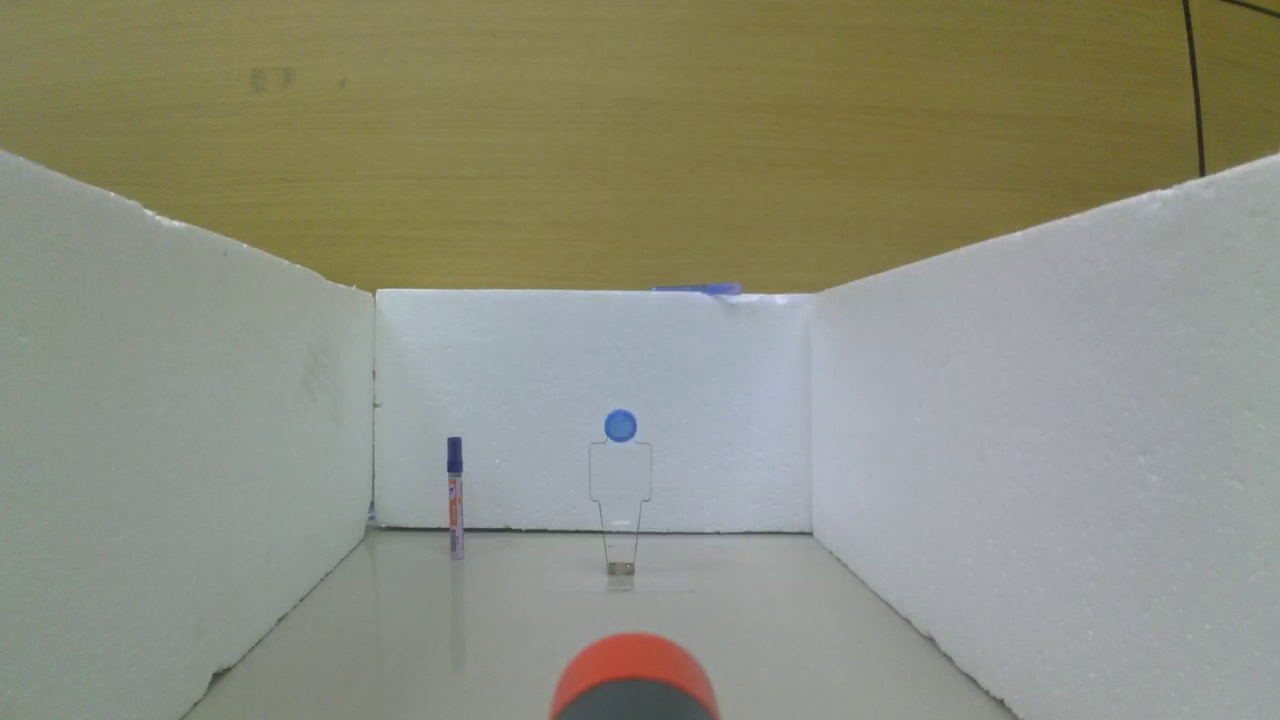
#> input picture examples/ass_3/um_actually/pics/agent.jpg, 1280 x 720 px; its folder holds only this picture in this run
$ python -i ruammitv4_badchick.py   (imports and definitions only)
#> lines starting #> are read from the running program, lines starting #| are printed output that depends on the picture; after the words box and inside, x2 and y2 are one past the last pixel; in counts of white or black regions, pixels touching at a corner belong together
#> further down, picture is the input picture: shape (720, 1280, 3); mean B, G, R 126.2, 143, 141.9
import cv2
import numpy as np
import time
from robomaster import robot, camera, blaster
import matplotlib.pyplot as plt
from matplotlib.animation import FuncAnimation
import threading

# -----------------------------------------------------
# ------------------- Initial -----------------------
# -----------------------------------------------------

now_pos = (1, 3)  # Starting coordinates (x, y)
direction_facing = 'N'  # Initial direction ('N', 'E', 'S', 'W')
positions = [now_pos]
p = 0.2
i = 0.01
d = 0.05

alpha = 0.7  # Smoothing factor for bounding box
max_speed = 200  # Maximum speed for gimbal movement

kernel = np.ones((5, 5), np.uint8)
lower_hue_bottle = np.array([99, 122, 88])
upper_hue_bottle = np.array([111, 246, 255])
lower_hue_gai = np.array([29, 235, 85])
upper_hue_gai = np.array([37, 255, 255])
center_x = 1280 / 2
center_y = 720 / 2

fig, ax = plt.subplots()
# [2 lines not run here, left out]
robot_plot, = ax.plot([], [], 'b-', label="Current Position")
fired_plot, = ax.plot([], [], 'r*', label="Terrorist Position")
chick_plot, = ax.plot([], [], 'g^', label="Chicken Position")
# [5 lines not run here, left out]

# -----------------------------------------------------
# ------------------- action -----------------------
# --------------------------------------------------

# Add global variable to store positions where the blaster was fired
fired_positions = []
chick_position = []
# [70 lines left out: functions update_plot, move_forward, turn_left, turn_right, turn_around, not called in this run]

# -----------------------------------------------------

def stop_moving():
    ep_chassis.drive_wheels(w1=0, w2=0, w3=0, w4=0)
    time.sleep(0.5)

# -----------------------------------------------------
# ------------------- data -----------------------
# --------------------------------------------------

# [50 lines left out: functions update_position_on_move, tof_data_handler, filter_ad_data, sub_data_handler, not called in this run]

# -----------------------------------------------------

def sub_attitude_handler(attitude_info):
    global yaw
    yaw, pitch, roll = attitude_info

# -----------------------------------------------------

# [152 lines left out: functions facing, convert_to_V, convert_to_cm, front_wall, check_wall_left, check_wall_right and 5 more, not called in this run]

# -----------------------------------------------------
# ------------------- detection -----------------------
# -----------------------------------------------------

def smooth_bbox(smooth_val, new_val, alpha):
    return smooth_val * (1 - alpha) + new_val * alpha

# [23 lines left out: function blue_head_culprit, not called in this run]

# -----------------------------------------------------

def body_acrylic_detect(img):
    x_start, y_start, x_end, y_end = 560, 470, 740, 600
    roi = img[y_start:y_end, x_start:x_end]
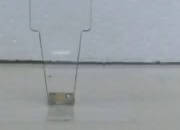
#> roi: shape (130, 180, 3); mean B, G, R 163.6, 159.2, 153.2

    blurred_roi = cv2.GaussianBlur(roi, (5, 5), 0)
    gray_roi = cv2.cvtColor(blurred_roi, cv2.COLOR_BGR2GRAY)
    edges_roi = cv2.Canny(gray_roi, 44, 138)
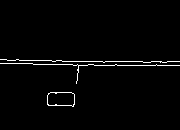
#> edges_roi: shape (130, 180); 2% white in thin lines or dots, all inside (x1, y1, x2, y2) = (0, 59, 180, 107)

    contours, _ = cv2.findContours(edges_roi, cv2.RETR_EXTERNAL, cv2.CHAIN_APPROX_SIMPLE)
#> contours = 3 contours, 2 with area under 20; largest, box (x1, y1, x2, y2) and area: (47, 92, 75, 107) 344
    for cnt in contours:
        if cv2.contourArea(cnt) > 1 and len(cnt) >= 5:
            ellipse = cv2.fitEllipse(cnt)
            cv2.ellipse(roi, ellipse, (0, 255, 0), 2)
#> this loop made 3 passes
#> ellipse on passes 1 to 2: ((60.59, 99.22), (19.84, 30.74), 89.54), ((74.23, 63.79), (23.4, 28.76), 50.68)
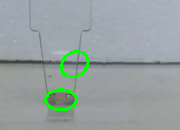
#> roi: shape (130, 180, 3); 2.07% of pixels changed, all inside (x1, y1, x2, y2) = (44, 50, 90, 111)

    img[y_start:y_end, x_start:x_end] = roi
    return img


# -----------------------------------------------------

# [136 lines left out: functions gai_detect, state, detect, not called in this run]

# -----------------------------------------------------
# --------------------- run ---------------------------
# -----------------------------------------------------

# [42 lines not run here, left out]

>>> import cv2
>>> picture = cv2.imread('pics/agent.jpg')
>>> result = body_acrylic_detect(picture)
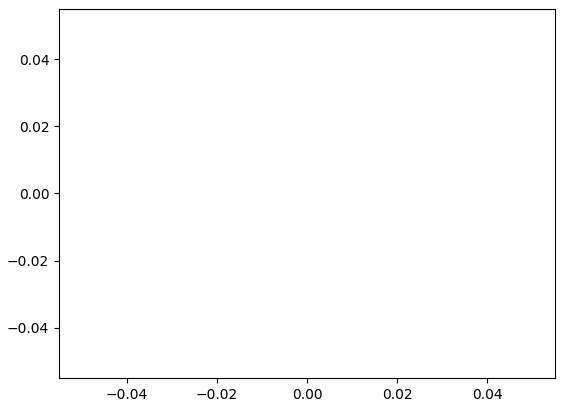
#> figure drawn by matplotlib, 1 panel
